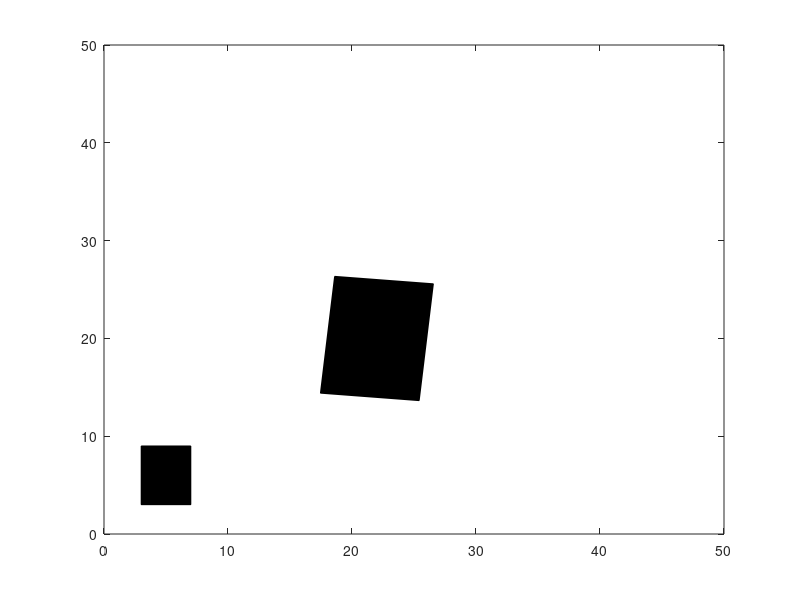

MATLAB code to generate this figure:
clc;
x = [3 3 7 7];
y = [3 9 9 3];
rect = fill(x,y,'black');
hold on;
s = [2 0 0;0 2 0;0 0 1];
h = (3.14/6)*360;
r = [cos(h) -sin(h) 0;sin(h) cos(h) 0;0 0 1];
t = [1 0 5;0 1 5;0 0 1];
first = r*s;
sec = first*t;
s1 = get(rect, 'vertices')';
a = [1 1 1 1];
s1 = [s1;a];
final = sec*s1;
x1 = final(1:1,:);
y1 = final(2:2,:);
rect2 = fill(x1,y1,'black');
axis([0 50 0 50]);



